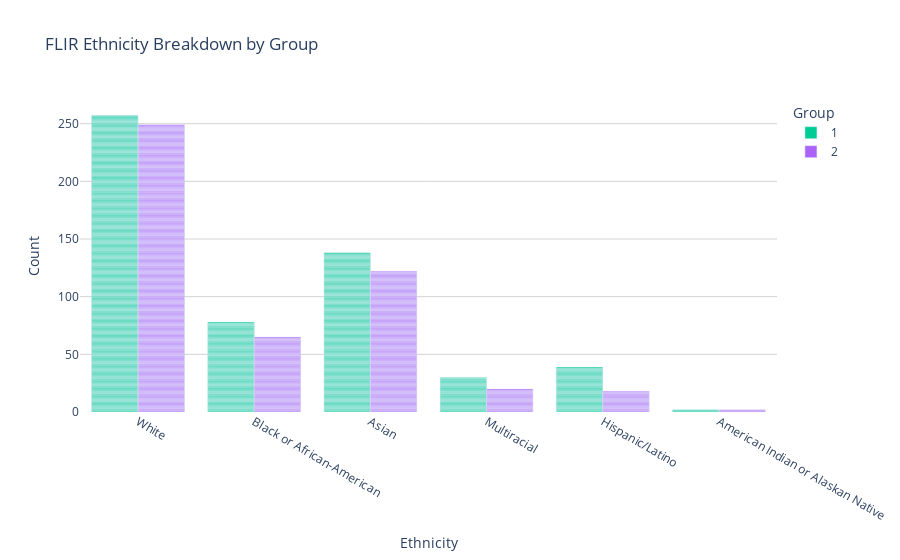

The notebook cell this image was saved under:
### Code cell
#converting to string for categorical mapping
flir["group"] = flir["group"].astype(str)

fig = px.bar(
    flir, x="Ethnicity", 
    color="group", barmode="group", 
    color_discrete_map={
        1: "#636EFA",
        2: "#EF553B"
    }, 
    title="FLIR Ethnicity Breakdown by Group", 
    labels={"group": "Group", "count": "Count"},
)

fig.update_layout(
    plot_bgcolor="white",
    yaxis=dict(showgrid=True, gridcolor='lightgray')
)

fig.show()

### Figure 1 — Plotly figure (JSON) as saved in the notebook; plotly's stock layout.template omitted (floating-point values rounded to 4 significant figures; data arrays with more than 128 entries replaced by an {"elided": "..."} marker saying what was removed)
{"data": [{"alignmentgroup": "True", "hovertemplate": "Group=1<br>Ethnicity=%{x}<br>Count=%{y}<extra></extra>", "legendgroup": "1", "marker": {"color": "#00cc96", "pattern": {"shape": ""}}, "name": "1", "offsetgroup": "1", "orientation": "v", "showlegend": true, "textposition": "auto", "type": "bar", "x": {"elided": "544 str values"}, "xaxis": "x", "y": {"elided": "544 int values"}, "yaxis": "y"}, {"alignmentgroup": "True", "hovertemplate": "Group=2<br>Ethnicity=%{x}<br>Count=%{y}<extra></extra>", "legendgroup": "2", "marker": {"color": "#ab63fa", "pattern": {"shape": ""}}, "name": "2", "offsetgroup": "2", "orientation": "v", "showlegend": true, "textposition": "auto", "type": "bar", "x": {"elided": "476 str values"}, "xaxis": "x", "y": {"elided": "476 int values"}, "yaxis": "y"}], "layout": {"barmode": "group", "legend": {"title": {"text": "Group"}, "tracegroupgap": 0}, "plot_bgcolor": "white", "title": {"text": "FLIR Ethnicity Breakdown by Group"}, "xaxis": {"anchor": "y", "domain": [0, 1], "title": {"text": "Ethnicity"}}, "yaxis": {"anchor": "x", "domain": [0, 1], "gridcolor": "lightgray", "showgrid": true, "title": {"text": "Count"}}}}
